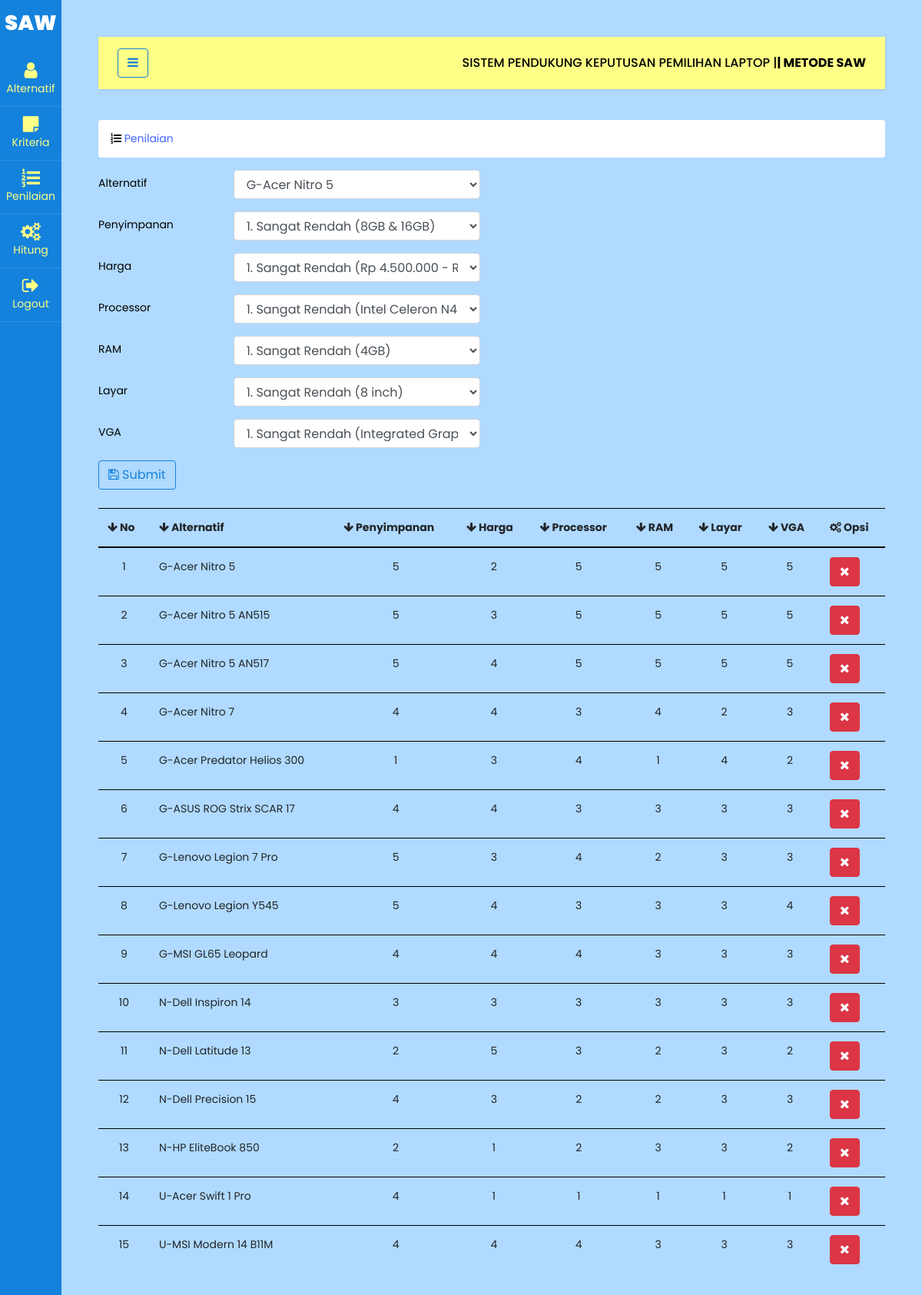
Page /sawlaptop/penilaian.php on the committed database.
### tables this page shows
CREATE TABLE `saw_penilaian` (
  `nama` varchar(100) NOT NULL,
  `penyimpanan` int(11) NOT NULL,
  `harga` float NOT NULL,
  `processor` float NOT NULL,
  `ram` float NOT NULL,
  `layar` float NOT NULL,
  `vga` float NOT NULL
);

### sawlaptop/penilaian.php (the view, shortened to what this page needs)
<!doctype html>
<html lang="en">
<?php
include 'components/head.php';
?>
<body>
  <div class="wrapper d-flex align-items-stretch">
    <?php
    include 'components/sidebar.php';
    ?>
    <div id="content" class="p-4 p-md-5">
      <?php
      include 'components/navbar.php';
      ?>
      <section id="main-content">
        <section class="wrapper">
          <div class="row">
            <div class="col-lg-12">
              <ol class="breadcrumb">
                <li><i class="fa fa-list-ol"></i><a href="penilaian.php"> Penilaian</a></li>
              </ol>
            </div>
          </div>
          <?php
include 'koneksi.php';
?>
          <form method="POST" action="">
            <div class="form-group row">
              <label class="col-sm-2 col-form-label">Alternatif</label>
              <div class="col-sm-4">
                <select class="form-control" name="nama">
                  <?php
                  $sql = "SELECT * FROM saw_laptop";
                  $hasil = $conn->query($sql);
                  $rows = $hasil->num_rows;
                  if ($rows > 0) {
                    while ($row = mysqli_fetch_array($hasil)) :; {
                      } ?> <option><?php echo $row[0]; ?></option>
                  <?php endwhile;
                  } ?>
                </select>
              </div>
            </div>
            <div class="form-group row">
              <label class="col-sm-2 col-form-label">Penyimpanan</label>
              <div class="col-sm-4">
                <select class=" form-control" name="penyimpanan" id="penyimpanan">
                  <option>1. Sangat Rendah (8GB & 16GB)</option>
                </select>
              </div>
            </div>
            <div class="form-group row">
              <label class="col-sm-2 col-form-label">Harga</label>
              <div class="col-sm-4">
                <select class=" form-control" name="harga">
                  <option>1. Sangat Rendah (Rp 4.500.000 - Rp 6.999.999)</option>
                </select>
              </div>
            </div>
            <div class="form-group row">
              <label class="col-sm-2 col-form-label">Processor</label>
              <div class="col-sm-4">
                <select class=" form-control" name="processor">
                  <option>1. Sangat Rendah (Intel Celeron N4020, Core i3, AMD Athlon )</option>
                </select>
              </div>
            </div>
            <div class="form-group row">
              <label class="col-sm-2 col-form-label">RAM</label>
              <div class="col-sm-4">
                <select class=" form-control" name="ram">
                  <option>1. Sangat Rendah (4GB)</option>
                </select>
              </div>
            </div>
            <div class="form-group row">
              <label class="col-sm-2 col-form-label">Layar</label>
              <div class="col-sm-4">
                <select class=" form-control" name="layar">
                  <option>1. Sangat Rendah (8 inch)</option>
                </select>
              </div>
            </div>
            <div class="form-group row">
              <label class="col-sm-2 col-form-label">VGA</label>
              <div class="col-sm-4">
                <select class=" form-control" name="vga">
                  <option>1. Sangat Rendah (Integrated Graphics, Intel UHD Graphics, AMD Radeon RX 5500M)</option>
                </select>
              </div>
            </div>
            <div class="mb-4">
              <button type="submit" name="submit" class="btn btn-outline-primary"><i class="fa fa-save"></i> Submit</button>
            </div>
          </form>
          <table class="table">
            <thead>
              <tr>
                <th><i class="fa fa-arrow-down"></i> No</th>
                <th><i class="fa fa-arrow-down"></i> Alternatif</th>
                <th><i class="fa fa-arrow-down"></i> Penyimpanan</th>
                <th><i class="fa fa-arrow-down"></i> Harga</th>
                <th><i class="fa fa-arrow-down"></i> Processor</th>
                <th><i class="fa fa-arrow-down"></i> RAM</th>
                <th><i class="fa fa-arrow-down"></i> Layar</th>
                <th><i class="fa fa-arrow-down"></i> VGA</th>
                <th><i class="fa fa-cogs"></i> Opsi</th>
              </tr>
            </thead>
            <tbody>
              <?php
              $b = 0;
              $sql = "SELECT*FROM saw_penilaian ORDER BY nama ASC";
              $hasil = $conn->query($sql);
              $rows = $hasil->num_rows;
              if ($rows > 0) {
                while ($row = $hasil->fetch_row()) {
              ?>
                  <tr>
                    <td align="center"><?php echo $b = $b + 1; ?></td>
                    <td><?= $row[0] ?></td>
                    <td align="center"><?= $row[1] ?></td>
                    <td align="center"><?= $row[2] ?></td>
                    <td align="center"><?= $row[3] ?></td>
                    <td align="center"><?= $row[4] ?></td>
                    <td align="center"><?= $row[5] ?></td>
                    <td align="center"><?= $row[6] ?></td>
                    <td>
                      <div class="btn-group">
                        <a class="btn btn-danger" href="penilaian_hapus.php?nama=<?= $row[0] ?>">
                          <i class="fa fa-close"></i></a>
                      </div>
                    </td>
                  </tr>
              <?php }
              } else {
                echo "<tr>
                    <td>Data Tidak Ada</td>
                <tr>";
              } ?>
            </tbody>
          </table>
        </section>
      </section>
    </div>
  </div>
</body>
</html>

### sawlaptop/components/head.php (shortened to what this page needs)
<head>
    <link rel="stylesheet" href="https://stackpath.bootstrapcdn.com/font-awesome/4.7.0/css/font-awesome.min.css">
    <link rel="stylesheet" href="css/style.css">
</head>

### sawlaptop/components/sidebar.php
<nav id="sidebar" class="active">
    <h1><a href="index.php" class="logo">SAW</a></h1>
    <ul class="list-unstyled components mb-5">
        <li>
            <a href="index.php"><span class="fa fa-user"></span> Alternatif</a>
        </li>
        <li class="active">
            <a href="kriteria.php"><span class="fa fa-sticky-note"></span> Kriteria</a>
        </li>
        <li>
            <a href="penilaian.php"><span class="fa fa-list-ol"></span> Penilaian</a>
        </li>
        <li>
            <a href="hitung.php"><span class="fa fa-cogs"></span> Hitung</a>
        </li>
        <li>
            <a href="login/logout.php"><span class="fa fa-sign-out"></span> Logout</a>
        </li>
    </ul>
</nav>

### sawlaptop/components/navbar.php (shortened to what this page needs)
<nav  class="navbar navbar-expand-lg navbar-light">
    <div class="container-fluid" style="background-color: #feff86;">
        <button type="button" id="sidebarCollapse" class="btn btn-outline-primary">
            <i class="fa fa-bars"></i>
        </button>
        <h6 class="nav"> SISTEM PENDUKUNG KEPUTUSAN PEMILIHAN LAPTOP |<b>| METODE SAW</b></h6>
    </div>
</nav>

### rows in the picture
saw_penilaian: nama "G-Acer Nitro 5", penyimpanan "5", harga "2", processor "5", ram "5", layar "5", vga "5"
saw_penilaian: b "2", nama "G-Acer Nitro 5 AN515", penyimpanan "5", harga "3", processor "5", ram "5", layar "5", vga "5"
saw_penilaian: b "3", nama "G-Acer Nitro 5 AN517", penyimpanan "5", harga "4", processor "5", ram "5", layar "5", vga "5"
saw_penilaian: b "4", nama "G-Acer Nitro 7", penyimpanan "4", harga "4", processor "3", ram "4", layar "2", vga "3"
saw_penilaian: b "5", nama "G-Acer Predator Helios 300", penyimpanan "1", harga "3", processor "4", ram "1", layar "4", vga "2"
saw_penilaian: b "6", nama "G-ASUS ROG Strix SCAR 17", penyimpanan "4", harga "4", processor "3", ram "3", layar "3", vga "3"
saw_penilaian: b "7", nama "G-Lenovo Legion 7 Pro", penyimpanan "5", harga "3", processor "4", ram "2", layar "3", vga "3"
saw_penilaian: b "8", nama "G-Lenovo Legion Y545", penyimpanan "5", harga "4", processor "3", ram "3", layar "3", vga "4"
saw_penilaian: b "9", nama "G-MSI GL65 Leopard", penyimpanan "4", harga "4", processor "4", ram "3", layar "3", vga "3"
saw_penilaian: b "10", nama "N-Dell Inspiron 14", penyimpanan "3", harga "3", processor "3", ram "3", layar "3", vga "3"
saw_penilaian: b "11", nama "N-Dell Latitude 13", penyimpanan "2", harga "5", processor "3", ram "2", layar "3", vga "2"
saw_penilaian: b "12", nama "N-Dell Precision 15", penyimpanan "4", harga "3", processor "2", ram "2", layar "3", vga "3"
saw_penilaian: b "13", nama "N-HP EliteBook 850", penyimpanan "2", harga "1", processor "2", ram "3", layar "3", vga "2"
saw_penilaian: b "14", nama "U-Acer Swift 1 Pro", penyimpanan "4", harga "1", processor "1", ram "1", layar "1", vga "1"
saw_penilaian: b "15", nama "U-MSI Modern 14 B11M", penyimpanan "4", harga "4", processor "4", ram "3", layar "3", vga "3"

### other values in the picture
form field nama "G-Acer Nitro 5"
